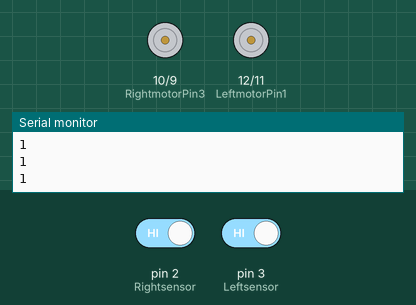
A sketch run on a simulated Arduino Uno, built with avr-gcc and run on an emulated ATmega328P. Parts: motor-driver pin pairs drawn as motors (green arrow = first pin HIGH = forward, orange = second pin HIGH = backward, longer = more drive), the last lines printed to the serial monitor. The inputs (shaded band) are chosen by the test bench; at power-on: pin 2 (Rightsensor) HIGH, pin 3 (Leftsensor) HIGH.

Above: at 1.2 s.
1.3 s: pin 2 (Rightsensor) driven LOW
At 2.3 s:
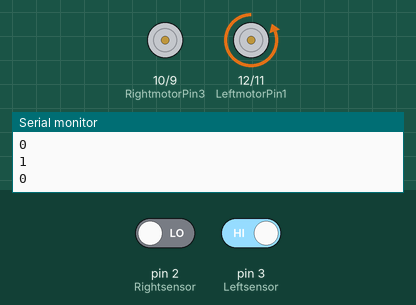
2.8 s: pin 3 (Leftsensor) driven LOW
At 3.8 s:
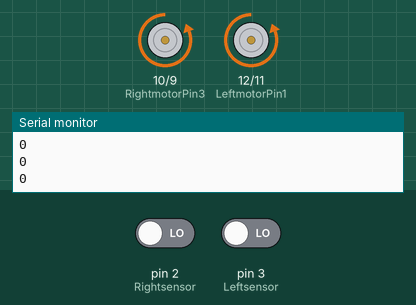
4.3 s: pin 2 (Rightsensor) driven HIGH
At 5.5 s:
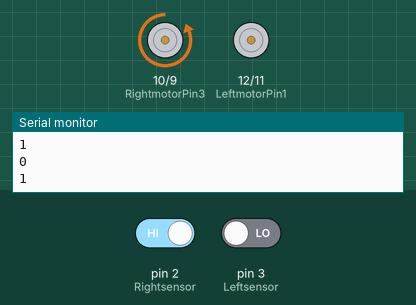
5.8 s: pin 3 (Leftsensor) driven HIGH
At 6.1 s:
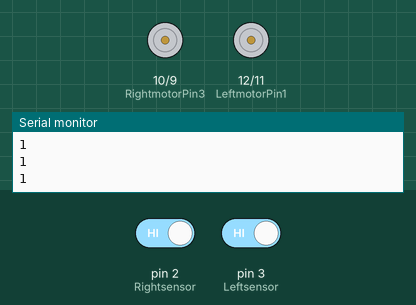
Timing chart, 0 to 8.3 s (numbered marks = the images above; inputs shaded):
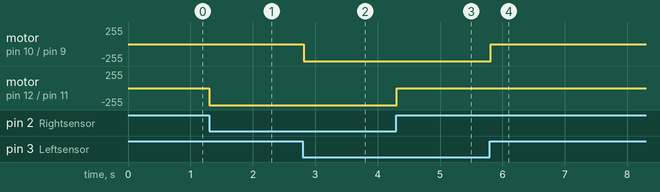

Measured:
- after the input at 1.3 s, motor on pin 12 (LeftmotorPin1) / pin 11 (LeftmotorPin2): stopped → backward 255/255 at once
- after the input at 2.8 s, motor on pin 10 (RightmotorPin3) / pin 9 (RightmotorPin4): stopped → backward 255/255 at once
- after the input at 4.3 s, motor on pin 12 (LeftmotorPin1) / pin 11 (LeftmotorPin2): backward 255/255 → stopped at once
- after the input at 5.8 s, motor on pin 10 (RightmotorPin3) / pin 9 (RightmotorPin4): backward 255/255 → stopped at once

The sketch:

line_Follower.ino
```cpp
const int LeftmotorPin1 = 12; // Assign Digital pin 12 of Arduino to Left Motor Pin1
const int LeftmotorPin2 = 11; // Assign Digital pin 11 of Arduino to Left Motor Pin2
const int RightmotorPin3 = 10; // Assign Digital pin 10 of Arduino to Right Motor Pin3
const int RightmotorPin4 = 9; // Assign Digital pin 9 of Arduino to Right Motor Pin4
#define Rightsensor 2 // Assign Digital pin 2 of Arduino to Right Sensor
#define Leftsensor 3 // Assign Digital pin 3 of Arduino to Left Sensor
byte i;
void setup()
{
// set the sensor pins as an input:
pinMode(Leftsensor,INPUT);
pinMode(Rightsensor,INPUT);
// set all the other pins you're using as outputs:
pinMode(LeftmotorPin1, OUTPUT);
pinMode(LeftmotorPin2, OUTPUT);
pinMode(RightmotorPin3, OUTPUT);
pinMode(RightmotorPin4, OUTPUT);
Serial.begin(9600);
}
void loop()
{
Serial.println(digitalRead(Leftsensor));
Serial.println(digitalRead(Rightsensor));
delay(5);
// if both sensors are 0, Left motor will turn forward and Right motor will turn forward:
if (digitalRead(Leftsensor) == LOW && digitalRead(Rightsensor) == LOW) {
digitalWrite(LeftmotorPin1, LOW); // set leg 1 of the H-bridge low
digitalWrite(LeftmotorPin2, HIGH); // set leg 2 of the H-bridge high
digitalWrite(RightmotorPin3, LOW); // set leg 1 of the H-bridge low
digitalWrite(RightmotorPin4, HIGH); // set leg 2 of the H-bridge high
}
// if Left sensor is 1 and Right sensor is 0, Left motor will turn forward and Right motor will stop:
else if (digitalRead(Leftsensor) == HIGH && digitalRead(Rightsensor) == LOW){
digitalWrite(LeftmotorPin1, LOW); // set leg 1 of the H-bridge low
digitalWrite(LeftmotorPin2, HIGH); // set leg 2 of the H-bridge low
digitalWrite(RightmotorPin3, LOW); // set leg 1 of the H-bridge low
digitalWrite(RightmotorPin4, LOW); // set leg 2 of the H-bridge high
delay(20);
}
// if Left sensor is 0 and Right sensor is 1, Left motor will stop and Right motor will turn forward:
else if (digitalRead(Leftsensor) == LOW && digitalRead(Rightsensor) == HIGH){
digitalWrite(LeftmotorPin1, LOW); // set leg 1 of the H-bridge low
digitalWrite(LeftmotorPin2, LOW); // set leg 2 of the H-bridge low
digitalWrite(RightmotorPin3, LOW); // set leg 1 of the H-bridge low
digitalWrite(RightmotorPin4, HIGH); // set leg 2 of the H-bridge high
delay(20);
}
// if Left sensor is 1 and Right sensor is 1, the motors will stop:
else if (digitalRead(Leftsensor) == HIGH && digitalRead(Rightsensor) == HIGH){
digitalWrite(LeftmotorPin1, LOW); // set leg 1 of the H-bridge low
digitalWrite(LeftmotorPin2, LOW); // set leg 2 of the H-bridge low
digitalWrite(RightmotorPin3, LOW); // set leg 1 of the H-bridge low
digitalWrite(RightmotorPin4, LOW); // set leg 2 of the H-bridge high
}
}
```
